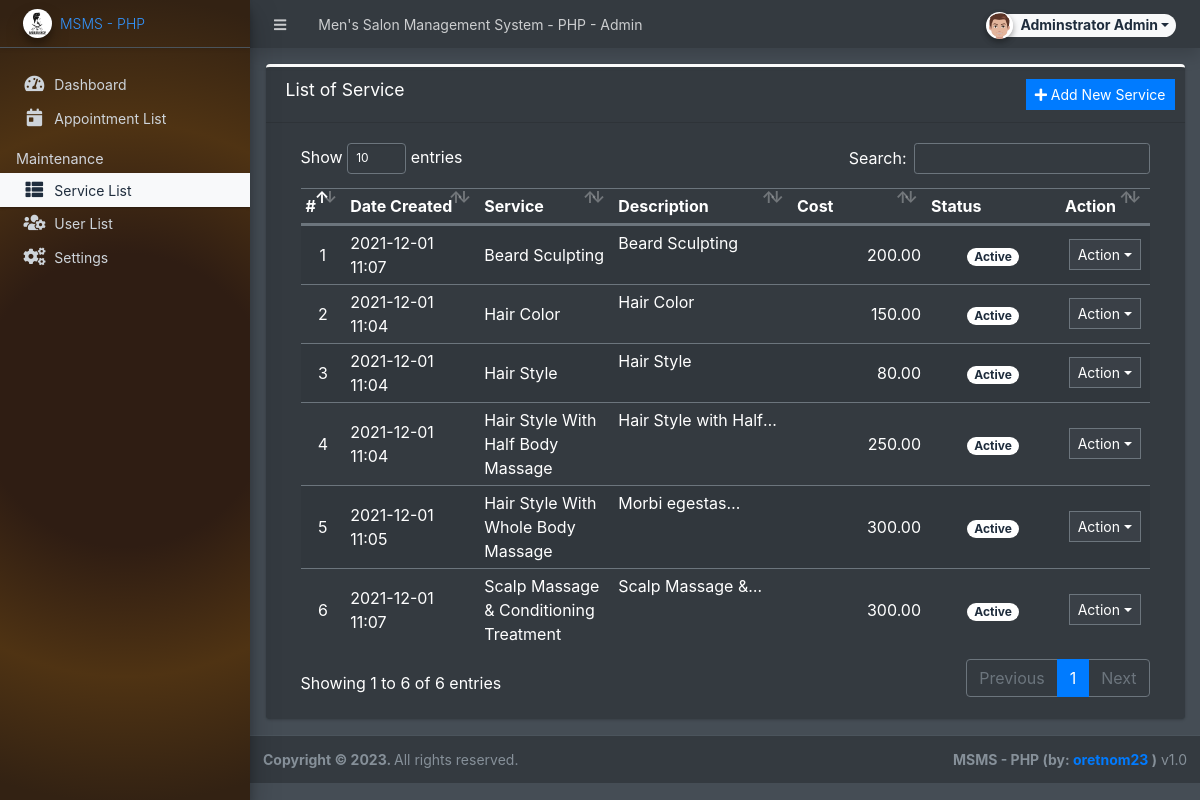
/admin/?page=services (signed in), run on the app's committed database.
### tables this page shows
CREATE TABLE `service_list` (
  `id` int(30) NOT NULL,
  `name` text NOT NULL,
  `description` text NOT NULL,
  `cost` float NOT NULL DEFAULT 0,
  `status` tinyint(1) NOT NULL DEFAULT 1,
  `date_created` datetime NOT NULL DEFAULT current_timestamp(),
  `date_updated` datetime DEFAULT NULL ON UPDATE current_timestamp()
);

### config.php (called while the page is built, shortened)
<?php
require_once('classes/DBConnection.php');
require_once('classes/SystemSettings.php');
function validate_image($file){
	if(!empty($file)){
        $ex = explode('?',$file);
        $file = $ex[0];
        $param =  isset($ex[1]) ? '?'.$ex[1]  : '';
		if(is_file(base_app.$file)){
			return base_url.$file.$param;
		}else{
			return base_url.'dist/img/no-image-available.png';
		}
	}else{
		return base_url.'dist/img/no-image-available.png';
	}
}
function isMobileDevice(){
    $aMobileUA = array(
        '/iphone/i' => 'iPhone',
        '/ipod/i' => 'iPod',
        '/ipad/i' => 'iPad',
        '/android/i' => 'Android',
        '/blackberry/i' => 'BlackBerry',
        '/webos/i' => 'Mobile'
    );
    return false;
}
?>

### classes/DBConnection.php (called while the page is built, shortened)
<?php
class DBConnection{
    private $host = DB_SERVER;
    private $username = DB_USERNAME;
    private $password = DB_PASSWORD;
    private $database = DB_NAME;
    public $conn;
    public function __construct(){
        if (!isset($this->conn)) {
            $this->conn = new mysqli($this->host, $this->username, $this->password, $this->database);
        }
    }
}
?>

### classes/SystemSettings.php (called while the page is built, shortened)
<?php
class SystemSettings extends DBConnection{
	function userdata($field = ''){
		if(!empty($field)){
			if(isset($_SESSION['userdata'][$field]))
				return $_SESSION['userdata'][$field];
			else
				return null;
		}else{
			return false;
		}
	}
	function info($field=''){
		if(!empty($field)){
			if(isset($_SESSION['system_info'][$field]))
				return $_SESSION['system_info'][$field];
			else
				return false;
		}else{
			return false;
		}
	}
}
$_settings = new SystemSettings();
?>

### admin/services/index.php (the view, shortened to what this page needs)
<div class="card card-outline card-primary">
	<div class="card-header">
		<h3 class="card-title">List of Service</h3>
		<div class="card-tools">
			<a href="javascript:void(0)" id="create_new" class="btn btn-flat btn-sm btn-primary"><span class="fas fa-plus"></span>  Add New Service</a>
		</div>
	</div>
	<div class="card-body">
		<div class="container-fluid">
        <div class="container-fluid">
			<table class="table table-hover table-striped">
				<colgroup>
					<col width="5%">
					<col width="15%">
					<col width="15%">
					<col width="20%">
					<col width="15%">
					<col width="15%">
					<col width="10%">
				</colgroup>
				<thead>
					<tr>
						<th>#</th>
						<th>Date Created</th>
						<th>Service</th>
						<th>Description</th>
						<th>Cost</th>
						<th>Status</th>
						<th>Action</th>
					</tr>
				</thead>
				<tbody>
					<?php
						$i = 1;
						$qry = $conn->query("SELECT * from `service_list`order by `name` asc ");
						while($row = $qry->fetch_assoc()):
					?>
						<tr>
							<td class="text-center"><?php echo $i++; ?></td>
							<td class=""><?php echo date("Y-m-d H:i",strtotime($row['date_created'])) ?></td>
							<td><?php echo ucwords($row['name']) ?></td>
							<td class="truncate-1"><?php echo $row['description'] ?></td>
							<td class="text-right"><?php echo number_format($row['cost'],2) ?></td>
							<td class="text-center">
                                <?php
                                    switch($row['status']){
                                        case '1':
                                            echo "<span class='badge badge-success bg-white badge-pill'>Active</span>";
                                            break;
                                    }
                                ?>
                            </td>
							<td align="center">
								 <button type="button" class="btn btn-flat btn-default btn-sm dropdown-toggle dropdown-icon" data-toggle="dropdown">
				                  		Action
				                  </button>
							</td>
						</tr>
					<?php endwhile; ?>
				</tbody>
			</table>
		</div>
		</div>
	</div>
</div>

### admin/index.php (shortened to what this page needs)
<?php require_once('../config.php'); ?>
 <!DOCTYPE html>
<html lang="en" class="" style="height: auto;">
<?php require_once('inc/header.php') ?>
  <body class="sidebar-mini layout-fixed control-sidebar-slide-open layout-navbar-fixed sidebar-mini-md sidebar-mini-xs dark-mode text-light" data-new-gr-c-s-check-loaded="14.991.0" data-gr-ext-installed="" style="height: auto;">
    <div class="wrapper">
     <?php require_once('inc/topBarNav.php') ?>
     <?php require_once('inc/navigation.php') ?>
     <?php $page = isset($_GET['page']) ? $_GET['page'] : 'home';  ?>
      <div class="content-wrapper pt-3" style="min-height: 567.854px;">
        <section class="content ">
          <div class="container-fluid">
            <?php
              if(!file_exists($page.".php") && !is_dir($page)){
                  include '404.html';
              }else{
                if(is_dir($page))
                  include $page.'/index.php';
                else
                  include $page.'.php';
              }
            ?>
          </div>
        </section>
      </div>
      <?php require_once('inc/footer.php') ?>
  </body>
</html>

### admin/inc/header.php (shortened to what this page needs)
<head>
    <link rel="stylesheet" href="<?php echo base_url ?>plugins/fontawesome-free/css/all.min.css">
    <link rel="stylesheet" href="<?php echo base_url ?>plugins/tempusdominus-bootstrap-4/css/tempusdominus-bootstrap-4.min.css">
  <link rel="stylesheet" href="<?php echo base_url ?>plugins/datatables-bs4/css/dataTables.bootstrap4.min.css">
  <link rel="stylesheet" href="<?php echo base_url ?>plugins/datatables-responsive/css/responsive.bootstrap4.min.css">
  <link rel="stylesheet" href="<?php echo base_url ?>plugins/datatables-buttons/css/buttons.bootstrap4.min.css">
  <link rel="stylesheet" href="<?php echo base_url ?>plugins/select2/css/select2.min.css">
  <link rel="stylesheet" href="<?php echo base_url ?>plugins/select2-bootstrap4-theme/select2-bootstrap4.min.css">
    <link rel="stylesheet" href="<?php echo base_url ?>plugins/icheck-bootstrap/icheck-bootstrap.min.css">
    <link rel="stylesheet" href="<?php echo base_url ?>plugins/jqvmap/jqvmap.min.css">
    <link rel="stylesheet" href="<?php echo base_url ?>dist/css/adminlte.css">
    <link rel="stylesheet" href="<?php echo base_url ?>dist/css/custom.css">
    <link rel="stylesheet" href="<?php echo base_url ?>plugins/overlayScrollbars/css/OverlayScrollbars.min.css">
    <link rel="stylesheet" href="<?php echo base_url ?>plugins/daterangepicker/daterangepicker.css">
    <link rel="stylesheet" href="<?php echo base_url ?>plugins/summernote/summernote-bs4.min.css">
  <link rel="stylesheet" href="<?php echo base_url ?>plugins/sweetalert2-theme-bootstrap-4/bootstrap-4.min.css">
  </head>

### admin/inc/topBarNav.php (shortened to what this page needs)
<nav class="main-header navbar navbar-expand navbar-dark border border-dark border-top-0  border-left-0 border-right-0 navbar-light text-sm bg-dark shadow">
  <ul class="navbar-nav">
    <li class="nav-item">
    <a class="nav-link" data-widget="pushmenu" href="#" role="button"><i class="fas fa-bars"></i></a>
    </li>
    <li class="nav-item d-none d-sm-inline-block">
      <a href="<?php echo base_url ?>" class="nav-link"><?php echo (!isMobileDevice()) ? $_settings->info('name'):$_settings->info('short_name'); ?> - Admin</a>
    </li>
  </ul>
  <ul class="navbar-nav ml-auto">
    <li class="nav-item">
      <div class="btn-group nav-link">
            <button type="button" class="btn btn-rounded badge badge-light dropdown-toggle dropdown-icon" data-toggle="dropdown">
              <span><img src="<?php echo validate_image($_settings->userdata('avatar')) ?>" class="img-circle elevation-2 user-img" alt="User Image"></span>
              <span class="ml-3"><?php echo ucwords($_settings->userdata('firstname').' '.$_settings->userdata('lastname')) ?></span>
            </button>
        </div>
    </li>
  </ul>
</nav>

### admin/inc/navigation.php (shortened to what this page needs)
<aside class="main-sidebar sidebar-dark-light elevation-4 sidebar-no-expand bg-gradient">
  <a href="<?php echo base_url ?>admin" class="brand-link bg-transparent text-sm shadow-sm">
  <img src="<?php echo validate_image($_settings->info('logo'))?>" alt="Store Logo" class="brand-image img-circle elevation-3 bg-black" style="width: 1.8rem;height: 1.8rem;max-height: unset;object-fit:scale-down;object-position:center center">
  <span class="brand-text font-weight-light"><?php echo $_settings->info('short_name') ?></span>
  </a>
  <div class="sidebar os-host os-theme-light os-host-overflow os-host-overflow-y os-host-resize-disabled os-host-transition os-host-scrollbar-horizontal-hidden">
    <div class="os-content-glue" style="margin: 0px -8px; width: 249px; height: 646px;"></div>
    <div class="os-padding">
      <div class="os-viewport os-viewport-native-scrollbars-invisible" style="overflow-y: scroll;">
        <div class="os-content" style="padding: 0px 8px; height: 100%; width: 100%;">
          <nav class="mt-4">
             <ul class="nav nav-pills nav-sidebar flex-column text-sm nav-compact nav-flat nav-child-indent nav-collapse-hide-child" data-widget="treeview" role="menu" data-accordion="false">
              <li class="nav-item dropdown">
                <a href="./" class="nav-link nav-home">
                  <i class="nav-icon fas fa-tachometer-alt"></i>
                  <p>
                    Dashboard
                  </p>
                </a>
              </li>
              <li class="nav-item">
                <a href="<?php echo base_url ?>admin/?page=appointments" class="nav-link nav-appointments">
                  <i class="nav-icon fas fa-calendar-day"></i>
                  <p>
                    Appointment List
                  </p>
                </a>
              </li>
              <?php if($_settings->userdata('type') == 1): ?>
              <li class="nav-header">Maintenance</li>
              <li class="nav-item dropdown">
                <a href="<?php echo base_url ?>admin/?page=services" class="nav-link nav-services">
                  <i class="nav-icon fas fa-th-list"></i>
                  <p>
                    Service List
                  </p>
                </a>
              </li>
              <li class="nav-item dropdown">
                <a href="<?php echo base_url ?>admin/?page=user/list" class="nav-link nav-user_list">
                  <i class="nav-icon fas fa-users-cog"></i>
                  <p>
                    User List
                  </p>
                </a>
              </li>
              <li class="nav-item dropdown">
                <a href="<?php echo base_url ?>admin/?page=system_info" class="nav-link nav-system_info">
                  <i class="nav-icon fas fa-cogs"></i>
                  <p>
                    Settings
                  </p>
                </a>
              </li>
              <?php endif; ?>
            </ul>
          </nav>
        </div>
      </div>
    </div>
  </div>
</aside>

### admin/inc/footer.php (shortened to what this page needs)
<footer class="main-footer text-sm">
        <strong>Copyright © <?php echo date('Y') ?>.
        </strong>
        All rights reserved.
        <div class="float-right d-none d-sm-inline-block">
          <b><?php echo $_settings->info('short_name') ?> (by: <a href="mailto:oretnom23@gmail.com" target="blank">oretnom23</a> )</b> v1.0
        </div>
      </footer>
    </div>

### admin/inc/topBarNav.php (style rules this page uses)
.user-img { position: absolute; height: 27px; width: 27px; object-fit: cover; left: -7%; top: -12%; }
.btn-rounded { border-radius: 50px; }

### data on the page
service_list: date_created "2021-12-01 11:07", name "Beard Sculpting", description "Beard Sculpting", cost "200.00", status "Active"
service_list: date_created "2021-12-01 11:04", name "Hair Color", description "Hair Color", cost "150.00", status "Active"
service_list: date_created "2021-12-01 11:04", name "Hair Style", description "Hair Style", cost "80.00", status "Active"
service_list: date_created "2021-12-01 11:04", name "Hair Style With Half Body Massage", description "Hair Style with…", cost "250.00", status "Active"
service_list: date_created "2021-12-01 11:05", name "Hair Style With Whole Body Massage", description "Morbi…", cost "300.00", status "Active"
service_list: date_created "2021-12-01 11:07", name "Scalp Massage & Conditioning Treatment", description "Scalp Massage…", cost "300.00", status "Active"

### other printed values
$_settings->info('name') "Men's Salon Management System - PHP"
$_settings->userdata('firstname').' '.$_settings->userdata('lastname') "Adminstrator Admin"
$_settings->info('short_name') "MSMS - PHP"
